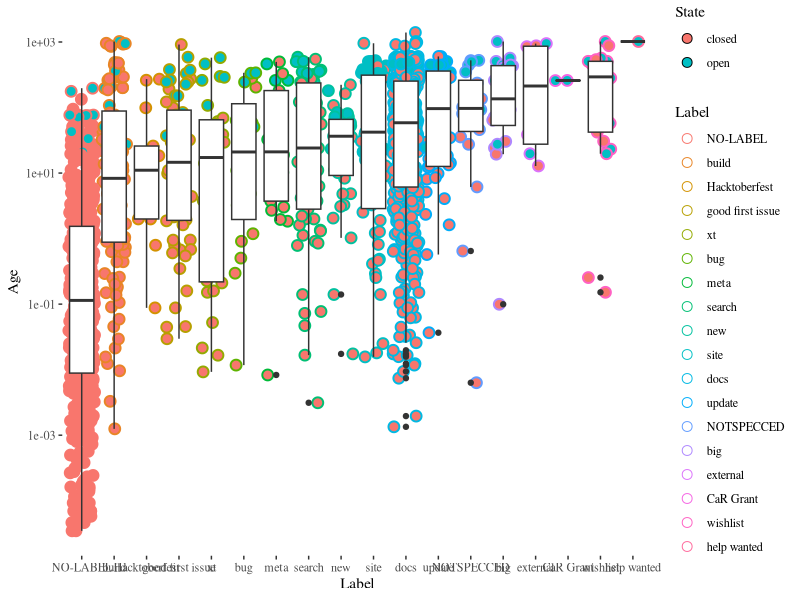

Write the R code that produced this figure.
library(ggplot2)
library(ggthemes)

data <- read.csv('../data/age-issues-tags.csv')

fac <- with(data, reorder(Label, Age, median, order = TRUE)) # finds median
data$Label <- factor(data$Label,levels=levels(fac)) # Orders factors according to median
data$Age <- data$Age/86400
ggplot(data,aes(Label,Age))+geom_point(data=data,aes(x=Label, y=Age,fill=State,color=Label,stroke=1),shape=21,position='jitter',size=3)+geom_boxplot()+ scale_y_log10()+theme_tufte()
